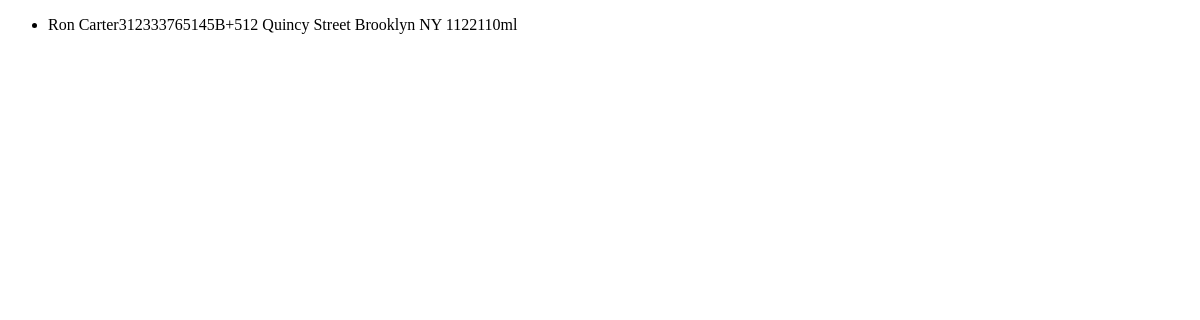
Before: / with the older database file.
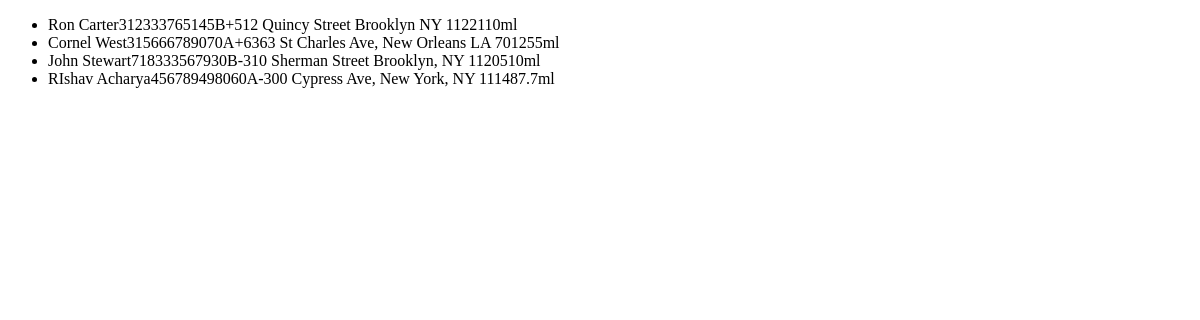
After: the same page with the newer database file.
### members/models.py (models this page shows)
class Member(models.Model):
    firstname = models.CharField(max_length=255)
    lastname = models.CharField(max_length=255)
    phonenumber = models.IntegerField(null=True)
    age = models.IntegerField(null=True)
    blood_group = models.CharField(max_length=255)
    address = models.CharField(max_length=255)
    volume_of_blood_donated = models.CharField(max_length=255)

### members/views.py (the view)
# urls.py: path('', views.members, name='members'),
def members(request):
  mymembers = Member.objects.all().values()
  template = loader.get_template('blood_donations.html')
  context = {
    'mymembers': mymembers,
  }
  return HttpResponse(template.render(context, request))

### members/templates/blood_donations.html (shortened to what this page needs)
<!DOCTYPE html>
<html lang="en">
<head>
</head>
<body>
    <ul>
        {% for x in mymembers %}
          <li>{{ x.firstname }} {{ x.lastname }}{{x.phonenumber}}{{x.age}}{{x.blood_group}}{{x.address}}{{x.volume_of_blood_donated}}</li>
        {% endfor %}
      </ul>
</body>
</html>

Changed rows visible on the page:
added Member: firstname "Cornel", lastname "West", phonenumber "3156667890", age "70", blood_group "A+", address "6363 St Charles Ave, New Orleans LA 70125", volume_of_blood_donated "5ml"
added Member: firstname "John", lastname "Stewart", phonenumber "7183335679", age "30", blood_group "B-", address "310 Sherman Street Brooklyn, NY 11205", volume_of_blood_donated "10ml"
added Member: firstname "RIshav", lastname "Acharya", phonenumber "4567894980", age "60", blood_group "A-", address "300 Cypress Ave, New York, NY 11148", volume_of_blood_donated "7.7ml"
